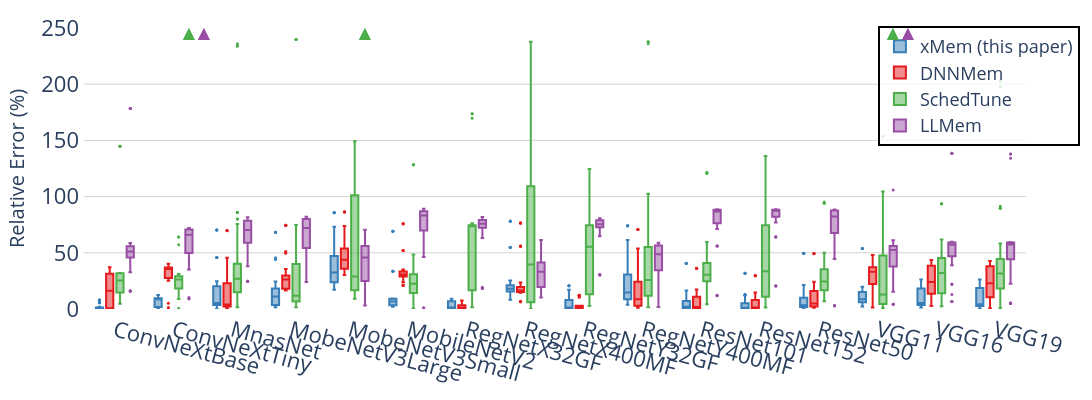

Here is the notebook cell this chart was saved with:
### Markdown cell above
## Box Plot of Relative Error for SGD

### Code cell
fig = e_plot.plot_relative_error_in_box_diagram_with_verification_data(
    title="Evaluation-Relative Error Experiments Result across Estimators-SGD",
    data_dir=anova_dir,
    optimiser="SGD",
    overall_median=False,
    image_size=(2000, 400),
    font_size=20,
    legend_font_size=18,
    tickfont_size=22,
    view_mode = view_mode
)
fig.show()

### Figure 1 — Plotly figure (JSON) as saved in the notebook; plotly's stock layout.template omitted (floating-point values rounded to 4 significant figures; data arrays with more than 128 entries replaced by an {"elided": "..."} marker saying what was removed)
{"data": [{"alignmentgroup": "True", "hovertemplate": "Estimator=xMem (this paper)<br>Model=%{x}<br>Error=%{y}<extra></extra>", "legendgroup": "xMem (this paper)", "marker": {"color": "#377eb8", "size": 3}, "name": "xMem (this paper)", "notched": false, "offsetgroup": "xMem (this paper)", "orientation": "v", "showlegend": true, "type": "box", "x": {"elided": "668 str values"}, "x0": " ", "xaxis": "x", "y": {"elided": "668 float values"}, "y0": " ", "yaxis": "y"}, {"alignmentgroup": "True", "hovertemplate": "Estimator=DNNMem<br>Model=%{x}<br>Error=%{y}<extra></extra>", "legendgroup": "DNNMem", "marker": {"color": "#e41a1c", "size": 3}, "name": "DNNMem", "notched": false, "offsetgroup": "DNNMem", "orientation": "v", "showlegend": true, "type": "box", "x": {"elided": "668 str values"}, "x0": " ", "xaxis": "x", "y": {"elided": "668 float values"}, "y0": " ", "yaxis": "y"}, {"alignmentgroup": "True", "hovertemplate": "Estimator=SchedTune<br>Model=%{x}<br>Error=%{y}<extra></extra>", "legendgroup": "SchedTune", "marker": {"color": "#4daf4a", "size": 3}, "name": "SchedTune", "notched": false, "offsetgroup": "SchedTune", "orientation": "v", "showlegend": true, "type": "box", "x": {"elided": "668 str values"}, "x0": " ", "xaxis": "x", "y": {"elided": "668 float values"}, "y0": " ", "yaxis": "y"}, {"alignmentgroup": "True", "hovertemplate": "Estimator=LLMem<br>Model=%{x}<br>Error=%{y}<extra></extra>", "legendgroup": "LLMem", "marker": {"color": "#984ea3", "size": 3}, "name": "LLMem", "notched": false, "offsetgroup": "LLMem", "orientation": "v", "showlegend": true, "type": "box", "x": {"elided": "668 str values"}, "x0": " ", "xaxis": "x", "y": {"elided": "668 float values"}, "y0": " ", "yaxis": "y"}], "layout": {"annotations": [{"align": "center", "font": {"color": "#4daf4a", "size": 20}, "showarrow": false, "text": "▲", "x": "MobeNetV3Small", "xanchor": "center", "xshift": 15, "y": 250, "yanchor": "bottom", "yshift": -20}, {"align": "center", "font": {"color": "#4daf4a", "size": 20}, "showarrow": false, "text": "▲", "x": "MobeNetV3Small", "xanchor": "center", "xshift": 15, "y": 250, "yanchor": "bottom", "yshift": -20}, {"align": "center", "font": {"color": "#4daf4a", "size": 20}, "showarrow": false, "text": "▲", "x": "MobeNetV3Small", "xanchor": "center", "xshift": 15, "y": 250, "yanchor": "bottom", "yshift": -20}, {"align": "center", "font": {"color": "#4daf4a", "size": 20}, "showarrow": false, "text": "▲", "x": "ConvNeXtTiny", "xanchor": "center", "xshift": 15, "y": 250, "yanchor": "bottom", "yshift": -20}, {"align": "center", "font": {"color": "#984ea3", "size": 20}, "showarrow": false, "text": "▲", "x": "ConvNeXtTiny", "xanchor": "center", "xshift": 30, "y": 250, "yanchor": "bottom", "yshift": -20}, {"align": "center", "font": {"color": "#4daf4a", "size": 20}, "showarrow": false, "text": "▲", "x": "ConvNeXtTiny", "xanchor": "center", "xshift": 15, "y": 250, "yanchor": "bottom", "yshift": -20}, {"align": "center", "font": {"color": "#984ea3", "size": 20}, "showarrow": false, "text": "▲", "x": "ConvNeXtTiny", "xanchor": "center", "xshift": 30, "y": 250, "yanchor": "bottom", "yshift": -20}, {"align": "center", "font": {"color": "#4daf4a", "size": 20}, "showarrow": false, "text": "▲", "x": "ConvNeXtTiny", "xanchor": "center", "xshift": 15, "y": 250, "yanchor": "bottom", "yshift": -20}, {"align": "center", "font": {"color": "#984ea3", "size": 20}, "showarrow": false, "text": "▲", "x": "ConvNeXtTiny", "xanchor": "center", "xshift": 30, "y": 250, "yanchor": "bottom", "yshift": -20}, {"align": "center", "font": {"color": "#4daf4a", "size": 20}, "showarrow": false, "text": "▲", "x": "VGG11", "xanchor": "center", "xshift": 15, "y": 250, "yanchor": "bottom", "yshift": -20}, {"align": "center", "font": {"color": "#984ea3", "size": 20}, "showarrow": false, "text": "▲", "x": "VGG11", "xanchor": "center", "xshift": 30, "y": 250, "yanchor": "bottom", "yshift": -20}, {"align": "center", "font": {"color": "#4daf4a", "size": 20}, "showarrow": false, "text": "▲", "x": "VGG11", "xanchor": "center", "xshift": 15, "y": 250, "yanchor": "bottom", "yshift": -20}, {"align": "center", "font": {"color": "#984ea3", "size": 20}, "showarrow": false, "text": "▲", "x": "VGG11", "xanchor": "center", "xshift": 30, "y": 250, "yanchor": "bottom", "yshift": -20}, {"align": "center", "font": {"color": "#4daf4a", "size": 20}, "showarrow": false, "text": "▲", "x": "VGG11", "xanchor": "center", "xshift": 15, "y": 250, "yanchor": "bottom", "yshift": -20}, {"align": "center", "font": {"color": "#984ea3", "size": 20}, "showarrow": false, "text": "▲", "x": "VGG11", "xanchor": "center", "xshift": 30, "y": 250, "yanchor": "bottom", "yshift": -20}], "boxmode": "group", "font": {"size": 20}, "height": 400, "legend": {"bgcolor": "rgba(255,255,255,0.8)", "bordercolor": "Black", "borderwidth": 2, "font": {"size": 18}, "orientation": "v", "title": {}, "tracegroupgap": 0, "x": 0.95, "xanchor": "center", "y": 0.58, "yanchor": "bottom"}, "margin": {"b": 50, "l": 60, "pad": 4, "r": 20, "t": 20}, "plot_bgcolor": "white", "title": {"x": 0.5}, "width": 2000, "xaxis": {"anchor": "y", "categoryarray": ["ConvNeXtBase", "ConvNeXtTiny", "MnasNet", "MobeNetV3Large", "MobeNetV3Small", "MobileNetV2", "RegNetX32GF", "RegNetX400MF", "RegNetY32GF", "RegNetY400MF", "ResNet101", "ResNet152", "ResNet50", "VGG11", "VGG16", "VGG19"], "categoryorder": "array", "domain": [0.0, 1.0], "showgrid": false, "tickangle": 15, "tickfont": {"size": 22}, "title": {"font": {"size": 20}}}, "yaxis": {"anchor": "x", "domain": [0.0, 1.0], "gridcolor": "LightGray", "range": [0, 250], "showgrid": true, "tickfont": {"size": 22}, "title": {"font": {"size": 20}, "text": "Relative Error (%)"}, "zeroline": false}}}
